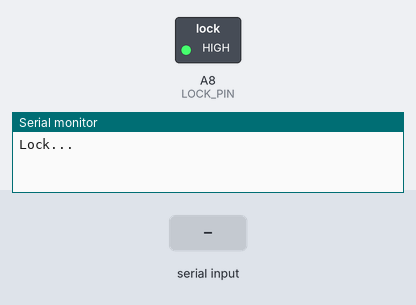
Bench run of a program on a simulated Arduino Mega 2560, built with avr-gcc and run on an emulated ATmega2560. On the bench: switched loads named in the program (green lamp = pin HIGH), the last lines printed to the serial monitor. Inputs (shaded band) come from the test bench.

Above: at 1.2 s.
1.3 s: "1" received over Serial
At 2.4 s:
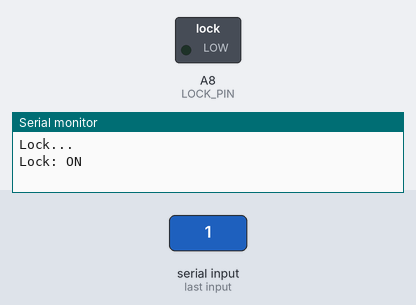
2.9 s: "0" received over Serial
At 3.9 s:
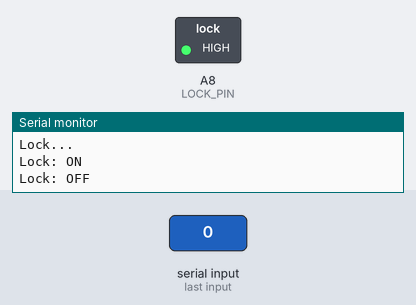
4.4 s: "2" received over Serial
At 5.4 s:
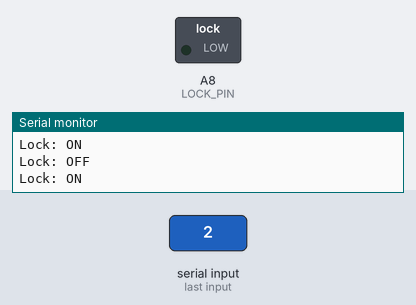
Timing chart, 0 to 7.4 s (numbered marks = the images above; inputs shaded):
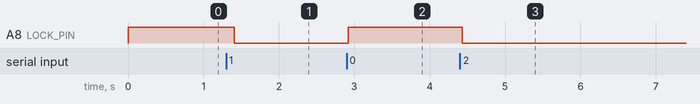

Measured:
- after the input at 1.3 s, A8 (LOCK_PIN): HIGH → LOW after 0.11 s
- after the input at 2.9 s, A8 (LOCK_PIN): LOW → HIGH at once
- after the input at 4.4 s, A8 (LOCK_PIN): HIGH → LOW at once

The program:

main.cpp
```cpp
#include <Arduino.h>

#define LOCK_PIN A8
#define RELAY_ON    0
#define RELAY_OFF   1

void setup() {

  Serial.begin(9600);
  Serial.setTimeout(10);
  Serial.println("Lock...");

  digitalWrite(LOCK_PIN, RELAY_OFF);
  pinMode(LOCK_PIN, OUTPUT);
}

bool lockOn = false;

void loop() {

  if (Serial.available()) {
    String str = Serial.readString();

    lockOn = !lockOn;

    Serial.print("Lock: ");
    if (lockOn) {
      Serial.print("ON");
    } else {
      Serial.print("OFF");
    }
    Serial.println();
  }

  digitalWrite(LOCK_PIN, lockOn ? RELAY_ON : RELAY_OFF);

  delay(100);
}
```
